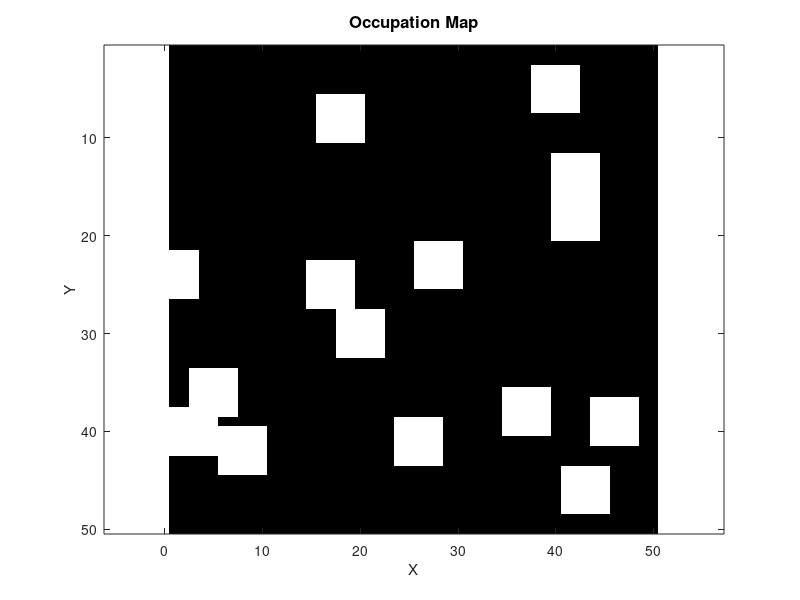

This figure's MATLAB source: (Note: this script raises an error after producing the figure.)
clear;
clc;
close all;

filas = 50;
columnas = 50;

% Punto para iniciar la traj.
punto_x = 20;  % columna
punto_y = 22; % fila
files_folder = "C:\Users\alvar\OneDrive\Desktop\My code\repositorios\TFM_Code\fast_marching-master\functions\Archivos";
main_folder = "C:\Users\alvar\OneDrive\Desktop\My code\repositorios\TFM_Code\fast_marching-master\functions\Ver_Resultados";
maps_folder = "C:\Users\alvar\OneDrive\Desktop\My code\repositorios\TFM_Code\fast_marching-master\functions\Mapas";

%% Mapa Original
cd(maps_folder);
file = fopen('MAP_2_50_50.txt','r');

matriz_vel = zeros(filas, columnas); 

% Leer los datos línea por línea y almacenarlos en la matriz
for i = 1:filas
    linea = fgetl(file); % Leer una línea del archivo como string
    if ischar(linea)
        line = sscanf(linea, '%f')';
        matriz_vel(i, :) = sscanf(linea, '%f')'; % Convertir la línea a números y almacenarla
    else
        error('Se alcanzó el final del archivo antes de leer todas las filas.');
    end
end

% Cerrar el archivo
fclose(file);
cd(main_folder);

% Crear figura
figure;

% Usar colormap en escala de grises
colormap(gray);  % Usar escala de grises: negro (0) a blanco (1)

% Mostrar el mapa
imagesc(matriz_vel);
axis equal;  % Mantener proporciones cuadradas
%colorbar;
%clim([0 1]);  % Ajustar límites de color entre 0 y 1

% Etiquetas y título
title('Occupation Map', 'FontSize', 12);
xlabel('X', 'FontSize', 11);
ylabel('Y', 'FontSize', 11);
set(gca, 'FontSize', 10);

%% Mapa de velocidades
cd(files_folder);
file = fopen('velocities_map.txt','r');

%solo sumar filas y columnas si no se usan planners
% filas = filas + 2;
% columnas = columnas + 2;
matriz_vel = zeros(filas, columnas); 

% Leer los datos línea por línea y almacenarlos en la matriz
for i = 1:filas
    linea = fgetl(file); % Leer una línea del archivo como string
    if ischar(linea)
        line = sscanf(linea, '%f')';
        matriz_vel(i, :) = sscanf(linea, '%f')'; % Convertir la línea a números y almacenarla
    else
        error('Se alcanzó el final del archivo antes de leer todas las filas.');
    end
end

% Cerrar el archivo
fclose(file);
cd(main_folder);

% Crear figura
figure;

% Usar colormap en escala de grises
colormap(gray);  % Usar escala de grises: negro (0) a blanco (1)

% Mostrar el mapa
imagesc(matriz_vel);
axis equal;  % Mantener proporciones cuadradas
colorbar;
clim([0 1]);  % Ajustar límites de color entre 0 y 1

% Etiquetas y título
title('Velocities Map', 'FontSize', 12);
xlabel('X', 'FontSize', 11);
ylabel('Y', 'FontSize', 11);
set(gca, 'FontSize', 10);


%% Mapa de tiempos
cd(files_folder);
file = fopen('times_map.txt','r');

matriz_tiempos = zeros(filas, columnas); 

% Leer los datos línea por línea y almacenarlos en la matriz
for i = 1:filas
    linea = fgetl(file); % Leer una línea del archivo como string
    if ischar(linea)
        line = sscanf(linea, '%f')';
        matriz_tiempos(i, :) = sscanf(linea, '%f')'; % Convertir la línea a números y almacenarla
    else
        error('Se alcanzó el final del archivo antes de leer todas las filas.');
    end
end

% Cerrar el archivo
fclose(file);

cd(main_folder);

%% Mapa de tiempos visualization

umbralMax = 200; 

% Crear una copia de la matriz con valores limitados a 200
matrizClipped = matriz_tiempos;  
matrizClipped(matriz_tiempos > umbralMax) = umbralMax; 
% Graficar la matriz con imágenes de escala de colores
% ...existing code...


% Create figure for time map
figure;

% Mostrar el mapa
imagesc(matrizClipped);
colorbar;
colormap(jet);
clim([0 80]);

% Etiquetas y título
title('Trajectory', 'FontSize', 12);
xlabel('X', 'FontSize', 11);
ylabel('Y', 'FontSize', 11);
set(gca, 'FontSize', 10);
axis equal;

%% Trayectoria 
cd(files_folder);
traj_data = load('trajectory.txt');
cd(main_folder);

% Extract coordinates
traj_x = traj_data(:,1) + 1;
traj_y = traj_data(:,2) + 1;

% Convert to double if necessary
traj_x = double(traj_x);
traj_y = double(traj_y);

hold on;

% Plot path line
plot(traj_x, traj_y, 'w-', 'LineWidth', 2);

% Plot waypoints
plot(traj_x(2:end-1), traj_y(2:end-1), 'w.', 'MarkerSize', 10);

% Plot start point (green) and end point (red)
plot(traj_x(1), traj_y(1), 'go', 'MarkerSize', 15, 'LineWidth', 2);
plot(traj_x(end), traj_y(end), 'ro', 'MarkerSize', 15, 'LineWidth', 2);

% Add legend


hold off;



%[Fy,Fx,Fz]=pointmin(matriz_tiempos);
% After loading time map and before gradient visualization

%% Load gradient components
cd(files_folder);
gradient_x_file = fopen('gradient_x.txt', 'r');
gradient_y_file = fopen('gradient_y.txt', 'r');

Fx = zeros(filas, columnas);
Fy = zeros(filas, columnas);

% Read gradient x component
for i = 1:filas
    linea = fgetl(gradient_x_file);
    if ischar(linea)
        Fx(i, :) = sscanf(linea, '%f')';
    else
        error('Error reading gradient_x file');
    end
end

% Read gradient y component
for i = 1:filas
    linea = fgetl(gradient_y_file);
    if ischar(linea)
        Fy(i, :) = sscanf(linea, '%f')';
    else
        error('Error reading gradient_y file');
    end
end

fclose(gradient_x_file);
fclose(gradient_y_file);
cd(main_folder);
% After existing time map visualization
% Create new figure for gradient field visualization
figure;
imagesc(matrizClipped);
hold on;

% Create grid for quiver plot
[X, Y] = meshgrid(1:columnas, 1:filas);

% Downsample for better visualization (adjust skip value as needed)
skip = 1;  % Show an arrow every 2 points
X = X(1:skip:end, 1:skip:end);
Y = Y(1:skip:end, 1:skip:end);
Fx_down = Fx(1:skip:end, 1:skip:end);
Fy_down = Fy(1:skip:end, 1:skip:end);

% Plot vector field
quiver(X, Y, Fx_down, Fy_down, 2, 'w', 'LineWidth', 1.5);

% Adjust colormap and limits
colormap(jet);
clim([min(matriz_tiempos(:)), umbralMax]);
colorbar;


% Add to legend
legend('Gradient field', 'Location', 'southeast');

% Add labels and title
title('Mapa de tiempos con campo de gradiente');
xlabel('X');
ylabel('Y');
axis equal;

hold off;
